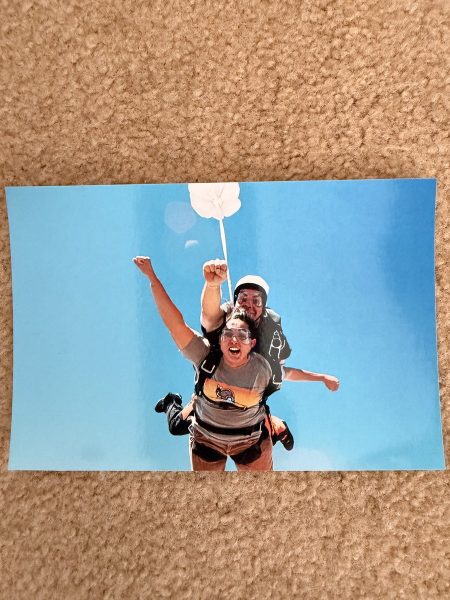
#> input picture web/tests/e2e/fixtures/test_photo.jpg, 900 x 1200 px (shown at 1/2 size)
$ python -i detector.py   (imports and definitions only)
#> lines starting #> are read from the running program, lines starting #| are printed output that depends on the picture
"""Detect album page boundaries in images.

Uses GrabCut iterative foreground/background segmentation to find the boundary
of a print or album page against its background.

GrabCut is initialised with a rectangle inset 2% from the image edges and runs
on a downsampled copy (longest side capped at 800 px) for speed, then scales
the resulting corner coordinates back to the original resolution.
"""

import logging
from dataclasses import dataclass, field
from typing import Optional

import cv2
import numpy as np

logger = logging.getLogger(__name__)

# Maximum area ratio accepted from the mask-based detection.
# If the foreground fills essentially the whole frame there was nothing to crop.
_MAX_AREA_RATIO = 0.99


@dataclass
class PageDetection:
    """Result of page boundary detection."""

    corners: np.ndarray  # shape (4, 2) — four corner points as (x, y)
    confidence: float    # 0.0 to 1.0
    is_full_frame: bool  # True if no clear boundary found, using full image
    area_ratio: float = field(default=0.0)  # Detected quad area / total image area


def _order_corners(pts: np.ndarray) -> np.ndarray:
    """Order four corner points as: top-left, top-right, bottom-right, bottom-left.

    Args:
        pts: Array of shape (4, 2) with (x, y) coordinates.

    Returns:
        Ordered array of shape (4, 2).
    """
    s = pts.sum(axis=1)
    d = np.diff(pts, axis=1).flatten()

    ordered = np.zeros((4, 2), dtype=np.float32)
    ordered[0] = pts[np.argmin(s)]   # top-left
    ordered[1] = pts[np.argmin(d)]   # top-right
    ordered[2] = pts[np.argmax(s)]   # bottom-right
    ordered[3] = pts[np.argmax(d)]   # bottom-left

    return ordered


def _mask_to_quad(
    mask: np.ndarray,
    image_h: int,
    image_w: int,
    image_area: float,
    min_area_ratio: float,
    max_area_ratio: float = _MAX_AREA_RATIO,
) -> Optional[np.ndarray]:
    """Convert a binary foreground mask to a quadrilateral boundary.

    Cleans the mask with morphological ops, finds the largest foreground region,
    and returns its minimum-area bounding rectangle as 4 corners.

    Args:
        mask: Binary mask (uint8, 0 or 255) — 255 is foreground.
        image_h: Image height in pixels.
        image_w: Image width in pixels.
        image_area: Total image area (h * w).
        min_area_ratio: Minimum foreground area as fraction of image area.
        max_area_ratio: Maximum foreground area as fraction of image area.

    Returns:
        Ordered corner points as (4, 2) float32 array, or None if not found.
    """
    # Morphological close to fill holes (e.g., glare patches inside the subject),
    # then open to remove small noise. Kernel proportional to image size.
    kernel_size = max(15, int(min(image_h, image_w) * 0.015))
    kernel = cv2.getStructuringElement(cv2.MORPH_RECT, (kernel_size, kernel_size))
    cleaned = cv2.morphologyEx(mask, cv2.MORPH_CLOSE, kernel, iterations=2)
    cleaned = cv2.morphologyEx(cleaned, cv2.MORPH_OPEN, kernel, iterations=1)

    contours, _ = cv2.findContours(cleaned, cv2.RETR_EXTERNAL, cv2.CHAIN_APPROX_SIMPLE)
    if not contours:
        return None

    # Collect all significant foreground contours, not just the largest one.
    # This handles open album spreads where GrabCut produces separate blobs for
    # each page (e.g. two photos on facing pages): taking only the largest blob
    # would crop out the second page entirely.  Any contour that is at least
    # 25% of min_area_ratio in size is considered significant (generous enough
    # to capture real photo regions while rejecting dust/noise specks).
    component_min = image_area * max(0.01, min_area_ratio * 0.25)
    significant = [c for c in contours if cv2.contourArea(c) >= component_min]

    if not significant:
        return None

    # Combined area check — the union of all significant regions must still
    # fall within [min_area_ratio, max_area_ratio].
    area_ratio = sum(cv2.contourArea(c) for c in significant) / image_area

    if area_ratio < min_area_ratio or area_ratio > max_area_ratio:
        logger.debug(
            f"Mask-to-quad: rejected contour (area_ratio={area_ratio:.3f}, "
            f"bounds=[{min_area_ratio:.2f}, {max_area_ratio:.2f}])"
        )
        return None

    logger.debug(
        f"Mask-to-quad: {len(significant)} significant component(s), "
        f"combined area_ratio={area_ratio:.3f}"
    )

    # Build convex hull over all significant foreground points so that the
    # resulting quad encloses every detected region (handles multi-blob spreads).
    all_points = np.vstack(significant)
    hull = cv2.convexHull(all_points)
    rect = cv2.minAreaRect(hull)
    box = cv2.boxPoints(rect)
    corners = np.array(box, dtype=np.float32)

    corners[:, 0] = np.clip(corners[:, 0], 0, image_w - 1)
    corners[:, 1] = np.clip(corners[:, 1], 0, image_h - 1)

    return _order_corners(corners)


def detect_page(
    image: np.ndarray,
    min_area_ratio: float = 0.3,
    grabcut_iterations: int = 5,
    grabcut_max_dimension: int = 800,
) -> "PageDetection":
    """Detect album page or photo print boundaries using GrabCut segmentation.

    Runs GrabCut initialised with a rectangle inset 2% from the image edges.
    GrabCut iteratively refines the foreground/background classification using
    Gaussian Mixture Models, cleanly separating prints from table surfaces and
    album pages from their surroundings.

    For speed, GrabCut runs on a downsampled copy of the image (longest side
    capped at grabcut_max_dimension). Corner coordinates are scaled back to the
    original resolution after detection.

    Falls back to full-frame if GrabCut cannot find a valid boundary.

    Args:
        image: Input image as float32 RGB [0, 1], shape (H, W, 3).
        min_area_ratio: Minimum detected area as fraction of total image area.
            Regions smaller than this are ignored. Default 0.3.
        grabcut_iterations: Number of GrabCut EM iterations. Default 5.
        grabcut_max_dimension: Longest side of the working image for GrabCut.
            Larger values are more accurate but slower. Default 800.

    Returns:
        PageDetection with detected corners, confidence, area_ratio, and
        is_full_frame flag.
    """
#> called with min_area_ratio = 0.3, grabcut_iterations = 5, grabcut_max_dimension = 800
    height, width = image.shape[:2]
#> height = 1200; width = 900
    image_area = float(height * width)
#> image_area = 1080000

    # ------------------------------------------------------------------
    # Downsample for GrabCut — coarse segmentation is all we need, and
    # time scales linearly with pixel count.
    # ------------------------------------------------------------------
    longest = max(height, width)
#> longest = 1200
    if longest > grabcut_max_dimension:
        scale = grabcut_max_dimension / longest
#> scale = 0.667
        gc_h = max(50, int(height * scale))
#> gc_h = 800
        gc_w = max(50, int(width * scale))
#> gc_w = 600
        gc_uint8 = cv2.resize(
            (image * 255).astype(np.uint8),
            (gc_w, gc_h),
            interpolation=cv2.INTER_AREA,
        )
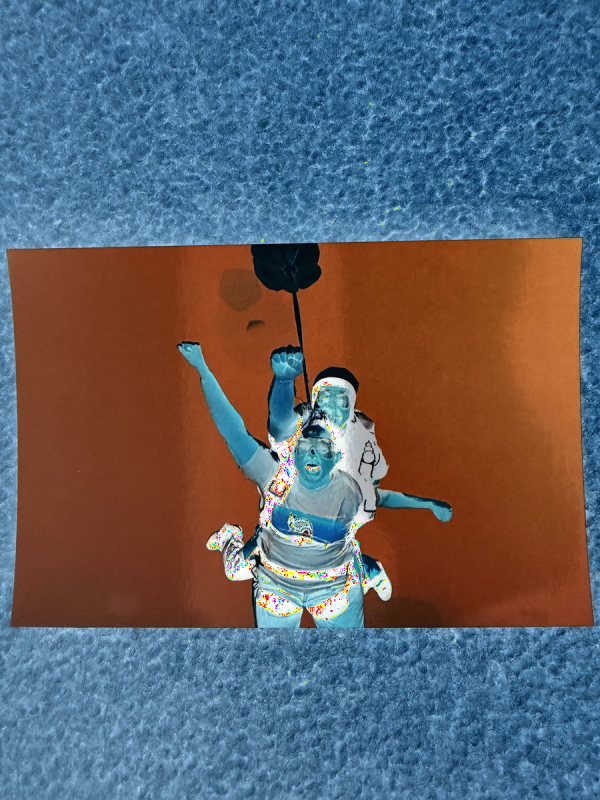
#> gc_uint8: shape (800, 600, 3); mean R, G, B 95.1, 98.2, 106.5
        scale_x = width / gc_w
#> scale_x = 1.5
        scale_y = height / gc_h
#> scale_y = 1.5
    else:
        gc_h, gc_w = height, width
        gc_uint8 = (image * 255).astype(np.uint8)
        scale_x = scale_y = 1.0

    gc_bgr = cv2.cvtColor(gc_uint8, cv2.COLOR_RGB2BGR)

    # Init rect: 2% inset from each edge. GrabCut treats everything inside
    # as "probably foreground" on the first iteration.
    margin_x = max(2, int(gc_w * 0.02))
#> margin_x = 12
    margin_y = max(2, int(gc_h * 0.02))
#> margin_y = 16
    rect = (margin_x, margin_y, gc_w - 2 * margin_x, gc_h - 2 * margin_y)
#> rect = (12, 16, 576, 768)

    gc_mask = np.zeros((gc_h, gc_w), dtype=np.uint8)
    bg_model = np.zeros((1, 65), dtype=np.float64)
    fg_model = np.zeros((1, 65), dtype=np.float64)

    corners: Optional[np.ndarray] = None

    try:
        cv2.grabCut(
            gc_bgr, gc_mask, rect,
            bg_model, fg_model,
            grabcut_iterations, cv2.GC_INIT_WITH_RECT,
        )

        # Definite foreground (GC_FGD) + probable foreground (GC_PR_FGD)
        fg_mask = np.where(
            (gc_mask == cv2.GC_FGD) | (gc_mask == cv2.GC_PR_FGD),
            np.uint8(255),
            np.uint8(0),
        )

        fg_ratio = np.count_nonzero(fg_mask) / (gc_h * gc_w)
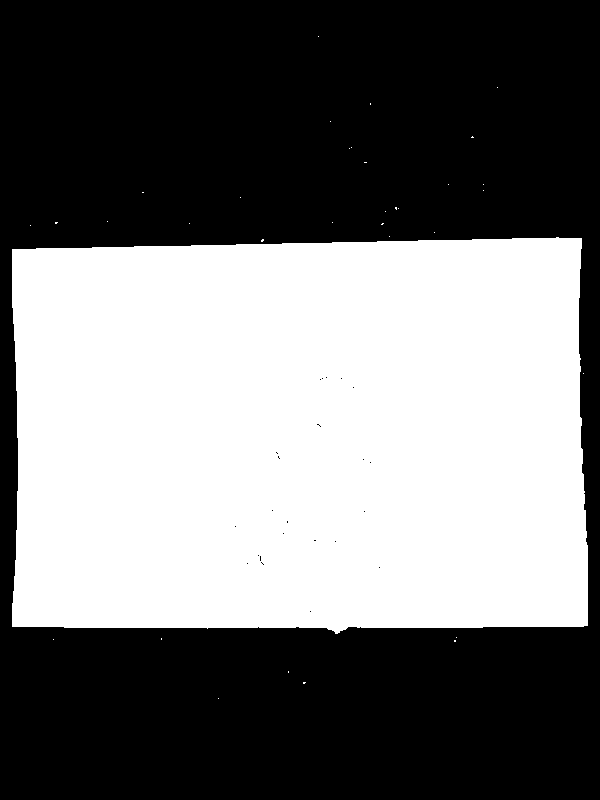
#> fg_mask: shape (800, 600); 45.5% white; 34 white regions (33 under 20 px)
        logger.debug(
            f"GrabCut: foreground coverage={fg_ratio:.3f} "
            f"(ran on {gc_w}×{gc_h})"
        )

        corners_small = _mask_to_quad(
            fg_mask, gc_h, gc_w, float(gc_h * gc_w), min_area_ratio,
        )
#> in _mask_to_quad, `contours, _ = cv2.findContours(cleaned, cv2.RETR_EXTERNAL, cv2.CHAIN_A..`:
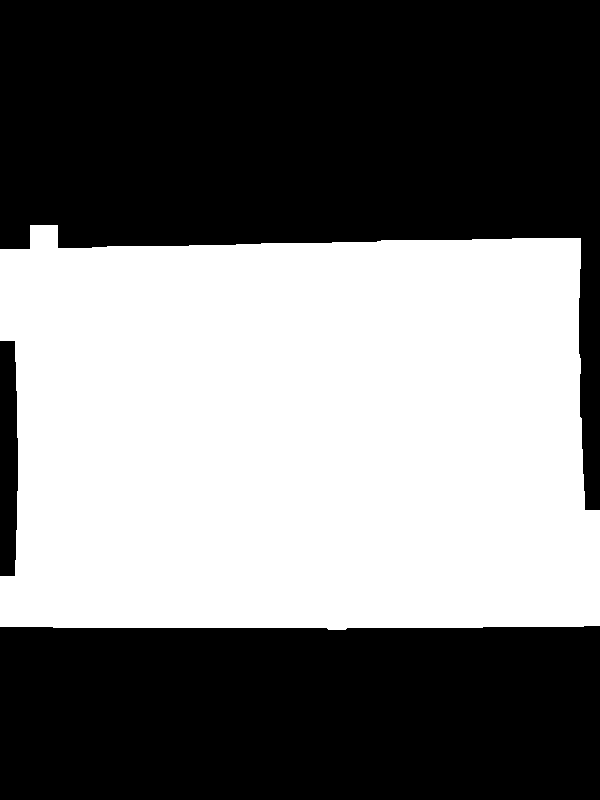
#> cleaned: shape (800, 600); 46.3% white; 1 white region
        if corners_small is not None:
            corners = corners_small.copy()
            corners[:, 0] = np.clip(corners[:, 0] * scale_x, 0, width - 1)
            corners[:, 1] = np.clip(corners[:, 1] * scale_y, 0, height - 1)

    except cv2.error as e:
        logger.warning(f"GrabCut failed: {e}")

    # ------------------------------------------------------------------
    # Full-frame fallback
    # ------------------------------------------------------------------
    if corners is None:
        full_corners = np.array([
            [0, 0],
            [width - 1, 0],
            [width - 1, height - 1],
            [0, height - 1],
        ], dtype=np.float32)
        logger.info("GrabCut found no boundary, using full frame")
        return PageDetection(
            corners=full_corners,
            confidence=0.0,
            is_full_frame=True,
            area_ratio=1.0,
        )

    # ------------------------------------------------------------------
    # Confidence
    # ------------------------------------------------------------------
    quad_area = cv2.contourArea(corners.astype(np.int32))
    area_ratio = quad_area / image_area

    _, (br_w, br_h), _ = cv2.minAreaRect(corners.astype(np.int32))
    rectangularity = quad_area / max(br_w * br_h, 1.0)
    confidence = min(1.0, area_ratio * rectangularity * 2.0)

    logger.info(
        f"Page detected via grabcut: area_ratio={area_ratio:.3f}, "
        f"rectangularity={rectangularity:.3f}, confidence={confidence:.3f}"
    )

    return PageDetection(
        corners=corners,
        confidence=confidence,
        is_full_frame=False,
        area_ratio=area_ratio,
    )


def draw_page_detection(
    image: np.ndarray,
    detection: PageDetection,
) -> np.ndarray:
    """Draw page detection overlay on image for debugging.

    Args:
        image: Input image as float32 RGB [0, 1].
        detection: PageDetection result.

    Returns:
        Image with overlay as float32 RGB [0, 1].
    """
    img_uint8 = (image * 255).astype(np.uint8).copy()
    corners = detection.corners.astype(np.int32)

    for i in range(4):
        pt1 = tuple(corners[i])
        pt2 = tuple(corners[(i + 1) % 4])
        cv2.line(img_uint8, pt1, pt2, (0, 255, 0), 3)

    for corner in corners:
        cv2.circle(img_uint8, tuple(corner), 10, (255, 0, 0), -1)

    text = f"conf:{detection.confidence:.2f} area:{detection.area_ratio:.2f}"
    if detection.is_full_frame:
        text += " (full_frame)"
    cv2.putText(img_uint8, text, (20, 40), cv2.FONT_HERSHEY_SIMPLEX, 1.0, (0, 255, 0), 2)

    return img_uint8.astype(np.float32) / 255.0

>>> import cv2
>>> picture = cv2.cvtColor(cv2.imread('../../web/tests/e2e/fixtures/test_photo.jpg'), cv2.COLOR_BGR2RGB)
>>> result = detect_page(picture)
